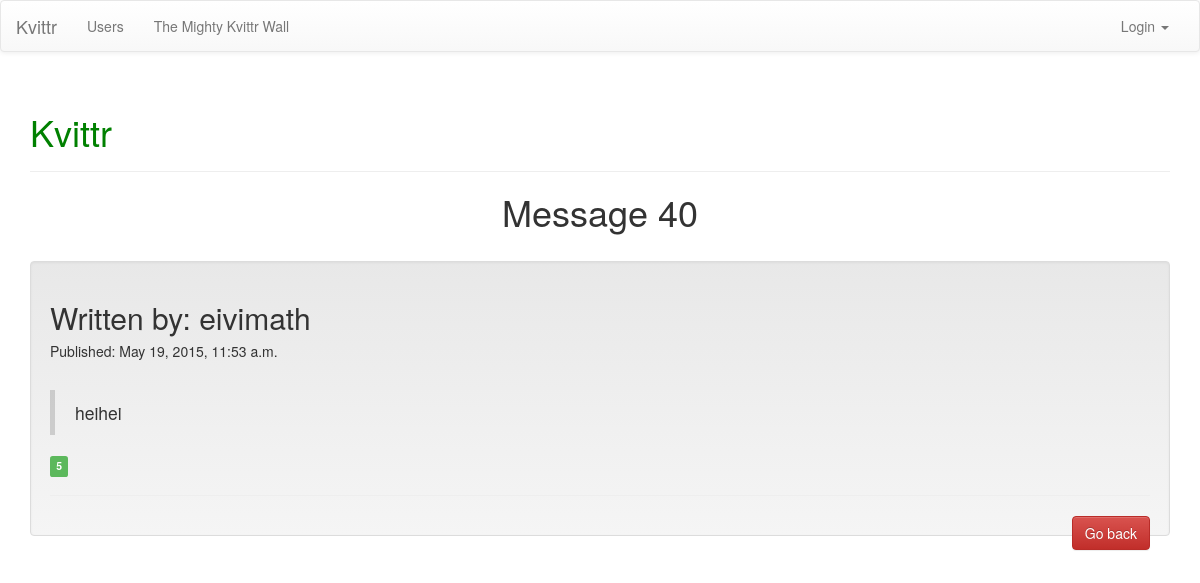
Screenshot of /messages_display/40/ with the database file from the repository.
### messages_display/models.py (models this page shows, shortened)
class Message(models.Model):
	message = models.TextField()
	created_by = models.ForeignKey(User, related_name="created_message")
	created_datetime = models.DateTimeField()
	likes = models.PositiveIntegerField(default=0)
	class Meta:
		ordering = ['-id']

### messages_display/views.py (the view)
# urls.py: url(r'^(\d+)/$', views.detailed_message, name='detailed_message'),
def detailed_message(request, message_id):
	message = Message.objects.get(pk=message_id)
	messages = Message.objects.all()
	context = {'message': message}
	return render(request, 'messages_display/detailed_message.html', context)

### messages_display/templates/messages_display/detailed_message.html (shortened to what this page needs)
{% extends 'theme/base.html' %}
{% load staticfiles %}
{% block pagecontent %}
    <h1 class="text-center"> Message {{ message.id }} </h1>
    <br>
	<div class="well well_center">
		<h2>Written by: {{ message.created_by }} </h2>
		<h5>Published: {{ message.created_datetime }} </h5>
        <br>
        <blockquote>{{ message.message }}</blockquote>
                <span class="label label-success label-as-badge" id="id-likes-for-message-{{ message.id }}">{{ message.likes }}</span>
        <hr>
        <a href="{% url 'messages' %}" class="btn btn-danger pull-right">Go back</a>
	</div>
{% endblock %}

### theme/static/theme/css/style.css (style rules this page uses)
body { background-image: url("/static/theme/images/IMG_7159.jpg"); }

### rows the page displays
Message: id "40", created_by "eivimath", created_datetime "May 19, 2015, 11:53 a.m.", message "heihei", likes "5"
